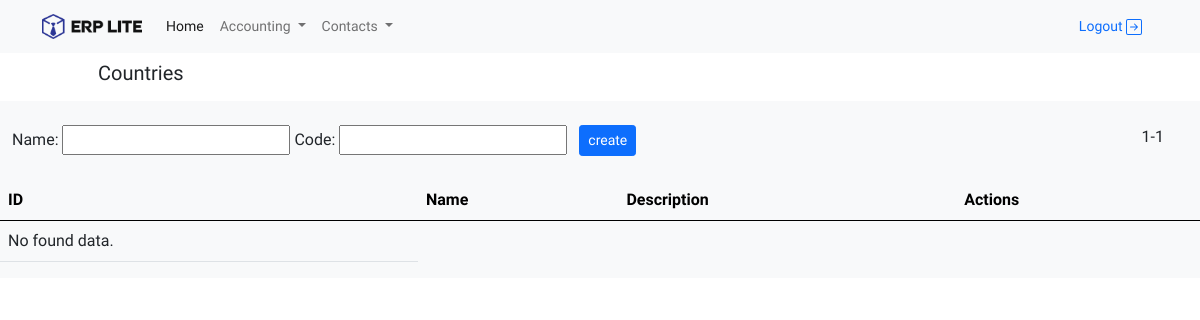
The page /contacts/country/ (signed in) on the database as committed earlier.
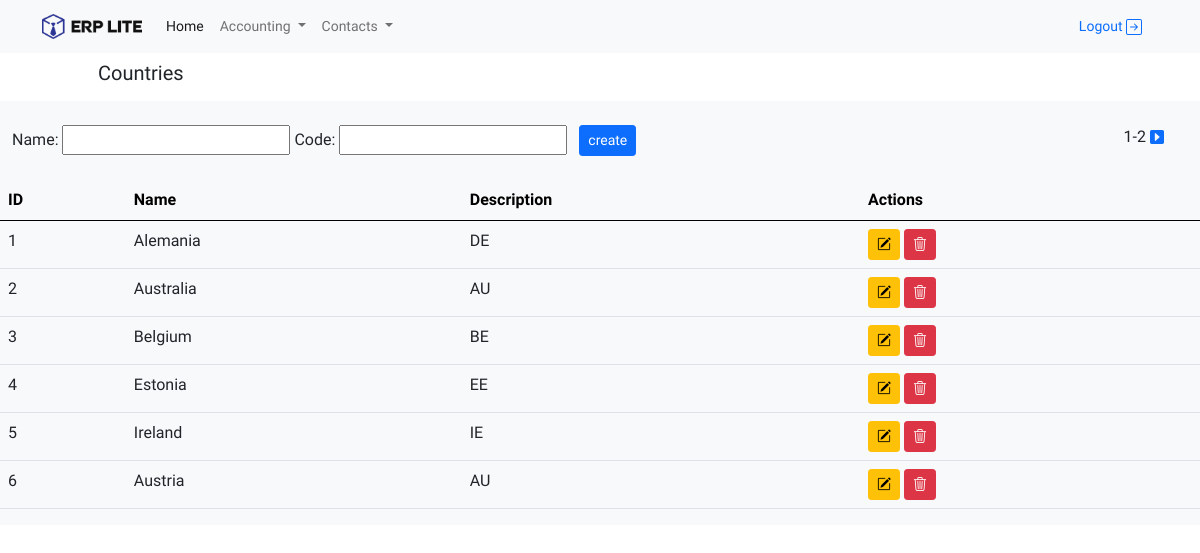
The same page on the database as committed later.
### contacts/models.py (models this page shows, shortened)
class Countries(models.Model):
    name = models.CharField(max_length=220)
    code = models.CharField(max_length=5)

### contacts/views.py (the view)
# urls.py: path('country/', home_countries, name='country'),
@login_required(login_url='login')
def home_countries(request):
    form = FormCountry()
    if request.method == 'POST':
        form = FormCountry(request.POST)
        if form.is_valid():
            form.save()
        return redirect('contacts:country')
    countries_list = Countries.objects.all()
    paginator = Paginator(Countries.objects.all(), 6)
    page_number = request.GET.get('page')
    page_country = paginator.get_page(page_number)
    context = {
        'form': form,
        'countries_list': countries_list,
        'page_country': page_country,
    }
    return render(request, 'countries.html', context)

### contacts/forms.py
class FormCountry(ModelForm):
    class Meta:
        model = Countries
        fields = '__all__'

### contacts/templates/countries.html (shortened to what this page needs)
{% extends 'home/home.html' %}
{% block Title %}
    Countries
{% endblock %}
{% block content %}
    <div class="row py-4">
        <div class="d-flex justify-content-between">
            <form method="POST" action="">
                {{ form }}
                {% if page_name %}
                    <input type="submit" value="update" class="ms-2 btn btn-warning btn-sm">
                    <a href="{% url 'contacts:country' %}" class="btn btn-secondary btn-sm">cancel</a>
                {% else %}
                    <input type="submit" value="create" class="ms-2 btn btn-primary btn-sm">
                {% endif %}
            </form>
            <div class="px-4">
                {{ page_country.number }}-{{ page_country.paginator.num_pages }}
                {% if page_country.has_next %}
                    <a href="?page={{ page_country.next_page_number }}"><i class="bi bi-caret-right-square-fill"></i></a>
                {% endif %}
            </div>
        </div>
    </div>
    <div class="row">
        <table class="table">
            <thead class="table-light">
            <tr>
                <th>ID</th>
                <th>Name</th>
                <th>Description</th>
                <th>Actions</th>
            </tr>
            </thead>
            <tbody>
            {% if page_country %}
                {% for country in page_country %}
                    <tr>
                        <td>{{ country.id }}</td>
                        <td>{{ country.name }}</td>
                        <td>{{ country.code }}</td>
                        <td><a href="{% url 'contacts:update-country' country.pk %}" class="btn btn-warning btn-sm"><i
                                class="bi bi-pencil-square"></i></a>
                            <a href="{% url 'contacts:delete-country' country.pk %}" class="btn btn-danger btn-sm"><i
                                    class="bi bi-trash3"></i></a></td>
                    </tr>
                {% endfor %}
            {% else %}
                <tr>
                    <td>
                        No found data.
                    </td>
                </tr>
            {% endif %}
            </tbody>
        </table>
    </div>
{% endblock %}

Rows that differ between the two databases and show on the page:
added Countries: id "1", name "Alemania", code "DE"
added Countries: id "2", name "Australia", code "AU"
added Countries: id "3", name "Belgium", code "BE"
added Countries: id "4", name "Estonia", code "EE"
added Countries: id "5", name "Ireland", code "IE"
added Countries: id "6", name "Austria", code "AU"
Other text that changed with them:
{{ page_country.paginator.num_pages }}: "1" → "2"
text no longer shown: "No found data."
